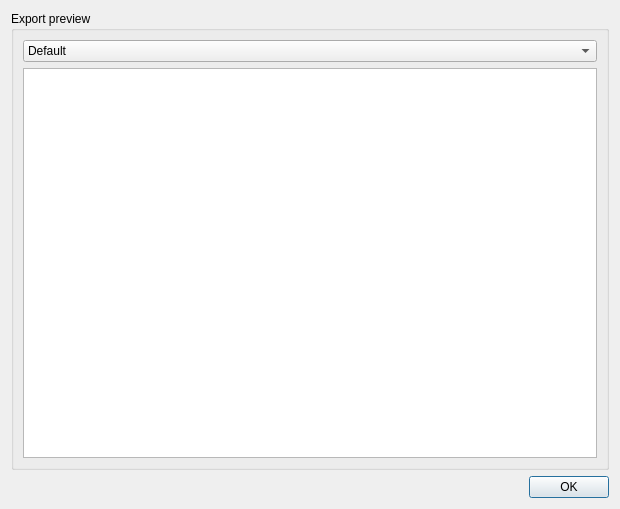
<?xml version="1.0" encoding="UTF-8"?>
<ui version="4.0">
 <class>Dialog</class>
 <widget class="QDialog" name="Dialog">
  <property name="geometry">
   <rect>
    <x>0</x>
    <y>0</y>
    <width>620</width>
    <height>509</height>
   </rect>
  </property>
  <property name="windowTitle">
   <string>Dialog</string>
  </property>
  <layout class="QVBoxLayout" name="verticalLayout">
   <item>
    <widget class="QGroupBox" name="groupBox">
     <property name="sizePolicy">
      <sizepolicy hsizetype="Expanding" vsizetype="Expanding">
       <horstretch>0</horstretch>
       <verstretch>0</verstretch>
      </sizepolicy>
     </property>
     <property name="title">
      <string>Export preview</string>
     </property>
     <layout class="QVBoxLayout" name="verticalLayout_2">
      <item>
       <widget class="QComboBox" name="comboBox">
        <item>
         <property name="text">
          <string>Default</string>
         </property>
        </item>
        <item>
         <property name="text">
          <string>Text</string>
         </property>
        </item>
       </widget>
      </item>
      <item>
       <widget class="QTextEdit" name="textEdit">
        <property name="font">
         <font>
          <family>Monospace</family>
          <pointsize>9</pointsize>
         </font>
        </property>
       </widget>
      </item>
     </layout>
    </widget>
   </item>
   <item>
    <widget class="QDialogButtonBox" name="buttonBox">
     <property name="orientation">
      <enum>Qt::Horizontal</enum>
     </property>
     <property name="standardButtons">
      <set>QDialogButtonBox::Ok</set>
     </property>
    </widget>
   </item>
  </layout>
 </widget>
 <resources/>
 <connections>
  <connection>
   <sender>buttonBox</sender>
   <signal>accepted()</signal>
   <receiver>Dialog</receiver>
   <slot>accept()</slot>
   <hints>
    <hint type="sourcelabel">
     <x>248</x>
     <y>254</y>
    </hint>
    <hint type="destinationlabel">
     <x>157</x>
     <y>274</y>
    </hint>
   </hints>
  </connection>
  <connection>
   <sender>buttonBox</sender>
   <signal>rejected()</signal>
   <receiver>Dialog</receiver>
   <slot>reject()</slot>
   <hints>
    <hint type="sourcelabel">
     <x>316</x>
     <y>260</y>
    </hint>
    <hint type="destinationlabel">
     <x>286</x>
     <y>274</y>
    </hint>
   </hints>
  </connection>
 </connections>
</ui>
